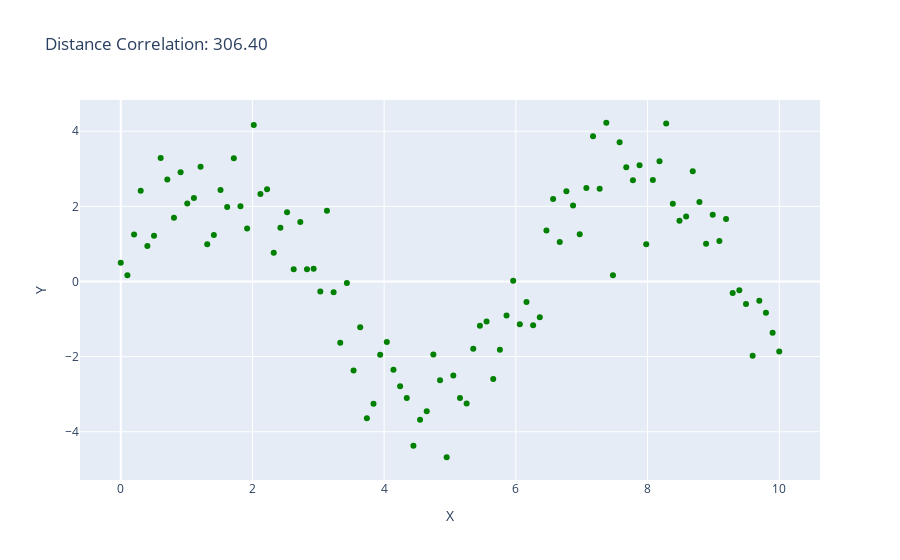

Source (notebook cell):
### Markdown cell above
### Python Code Example:

### Code cell
import pandas as pd
import numpy as np
import plotly.graph_objects as go
from scipy.spatial.distance import pdist, squareform

# Create synthetic dataset
np.random.seed(42)
x = np.linspace(0, 10, 100)
y = 3 * np.sin(x) + np.random.normal(0, 1, 100)

# Convert to DataFrame
df = pd.DataFrame({'x': x, 'y': y})

# Calculate Distance Correlation
def distance_correlation(x, y):
    x = x - np.mean(x)
    y = y - np.mean(y)
    dcov = np.sqrt(np.sum(np.outer(x, x) * np.outer(y, y))) / len(x)
    x_dist = squareform(pdist(x[:, np.newaxis]))
    y_dist = squareform(pdist(y[:, np.newaxis]))
    dcor = np.sum(squareform(pdist(x_dist * y_dist))) / (len(x) ** 2)
    return dcor / dcov

correlation_coefficient = distance_correlation(df['x'].to_numpy(), df['y'].to_numpy())

# Scatter plot to visualize the relationship
fig = go.Figure()
fig.add_trace(go.Scatter(x=df['x'], y=df['y'], mode='markers', marker=dict(color='green'),
                         hovertext=df['x']))

fig.update_layout(title=f"Distance Correlation: {correlation_coefficient:.2f}",
                  xaxis_title='X',
                  yaxis_title='Y')

fig.show()
